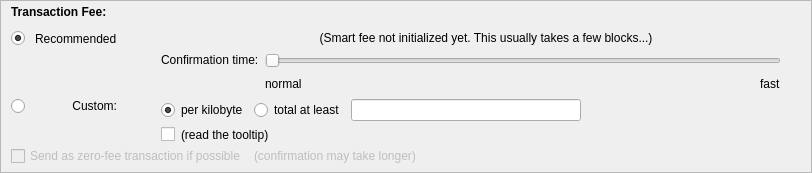
    <widget class="QFrame" name="frameFee">
     <property name="sizePolicy">
      <sizepolicy hsizetype="Expanding" vsizetype="Expanding">
       <horstretch>0</horstretch>
       <verstretch>0</verstretch>
      </sizepolicy>
     </property>
     <property name="maximumSize">
      <size>
       <width>16777215</width>
       <height>16777215</height>
      </size>
     </property>
     <property name="frameShape">
      <enum>QFrame::StyledPanel</enum>
     </property>
     <property name="frameShadow">
      <enum>QFrame::Sunken</enum>
     </property>
     <layout class="QVBoxLayout" name="verticalLayoutFee1">
      <property name="spacing">
       <number>0</number>
      </property>
      <property name="leftMargin">
       <number>0</number>
      </property>
      <property name="topMargin">
       <number>0</number>
      </property>
      <property name="rightMargin">
       <number>0</number>
      </property>
      <property name="bottomMargin">
       <number>0</number>
      </property>
      <item>
       <layout class="QVBoxLayout" name="verticalLayoutFee2" stretch="0,0,0">
        <property name="spacing">
         <number>0</number>
        </property>
        <property name="leftMargin">
         <number>10</number>
        </property>
        <property name="topMargin">
         <number>0</number>
        </property>
        <item>
         <layout class="QHBoxLayout" name="horizontalLayoutFee1">
          <property name="bottomMargin">
           <number>0</number>
          </property>
          <item>
           <layout class="QVBoxLayout" name="verticalLayoutFee7">
            <property name="spacing">
             <number>0</number>
            </property>
            <item>
             <spacer name="verticalSpacerSmartFee">
              <property name="orientation">
               <enum>Qt::Vertical</enum>
              </property>
              <property name="sizeType">
               <enum>QSizePolicy::Fixed</enum>
              </property>
              <property name="sizeHint" stdset="0">
               <size>
                <width>1</width>
                <height>4</height>
               </size>
              </property>
             </spacer>
            </item>
            <item>
             <layout class="QHBoxLayout" name="horizontalLayoutSmartFee">
              <property name="spacing">
               <number>10</number>
              </property>
              <item>
               <widget class="QLabel" name="labelFeeHeadline">
                <property name="sizePolicy">
                 <sizepolicy hsizetype="Preferred" vsizetype="Maximum">
                  <horstretch>0</horstretch>
                  <verstretch>0</verstretch>
                 </sizepolicy>
                </property>
                <property name="font">
                 <font>
                  <weight>75</weight>
                  <bold>true</bold>
                 </font>
                </property>
                <property name="styleSheet">
                 <string notr="true">font-weight:bold;</string>
                </property>
                <property name="text">
                 <string>Transaction Fee:</string>
                </property>
               </widget>
              </item>
              <item>
               <widget class="QLabel" name="labelFeeMinimized">
                <property name="text">
                 <string/>
                </property>
               </widget>
              </item>
             </layout>
            </item>
            <item>
             <spacer name="verticalSpacer_5">
              <property name="orientation">
               <enum>Qt::Vertical</enum>
              </property>
              <property name="sizeHint" stdset="0">
               <size>
                <width>1</width>
                <height>1</height>
               </size>
              </property>
             </spacer>
            </item>
           </layout>
          </item>
          <item>
           <spacer name="horizontalSpacer_4">
            <property name="orientation">
             <enum>Qt::Horizontal</enum>
            </property>
            <property name="sizeHint" stdset="0">
             <size>
              <width>40</width>
              <height>20</height>
             </size>
            </property>
           </spacer>
          </item>
         </layout>
        </item>
        <item>
         <widget class="QFrame" name="frameFeeSelection">
          <layout class="QVBoxLayout" name="verticalLayoutFee12">
           <property name="spacing">
            <number>0</number>
           </property>
           <property name="leftMargin">
            <number>0</number>
           </property>
           <property name="topMargin">
            <number>0</number>
           </property>
           <property name="rightMargin">
            <number>0</number>
           </property>
           <property name="bottomMargin">
            <number>0</number>
           </property>
           <item>
            <layout class="QGridLayout" name="gridLayoutFee">
             <property name="topMargin">
              <number>10</number>
             </property>
             <property name="bottomMargin">
              <number>4</number>
             </property>
             <property name="horizontalSpacing">
              <number>10</number>
             </property>
             <property name="verticalSpacing">
              <number>4</number>
             </property>
             <item row="2" column="4">
              <layout class="QVBoxLayout" name="verticalLayoutFee8">
               <property name="spacing">
                <number>6</number>
               </property>
               <item>
                <layout class="QHBoxLayout" name="horizontalLayoutFee13">
                 <item>
                  <widget class="QRadioButton" name="radioCustomPerKilobyte">
                   <property name="toolTip">
                    <string>If the custom fee is set to 1000 uAUHs and the transaction is only 250 bytes, then &quot;per kilobyte&quot; only pays 250 uAUHs in fee,&lt;br /&gt;while &quot;at least&quot; pays 1000 uAUHs. For transactions bigger than a kilobyte both pay by kilobyte.</string>
                   </property>
                   <property name="text">
                    <string>per kilobyte</string>
                   </property>
                   <property name="checked">
                    <bool>true</bool>
                   </property>
                   <attribute name="buttonGroup">
                    <string notr="true">groupCustomFee</string>
                   </attribute>
                  </widget>
                 </item>
                 <item>
                  <widget class="QRadioButton" name="radioCustomAtLeast">
                   <property name="toolTip">
                    <string>If the custom fee is set to 1000 uAUHs and the transaction is only 250 bytes, then &quot;per kilobyte&quot; only pays 250 uAUHs in fee,&lt;br /&gt;while &quot;total at least&quot; pays 1000 uAUHs. For transactions bigger than a kilobyte both pay by kilobyte.</string>
                   </property>
                   <property name="text">
                    <string>total at least</string>
                   </property>
                   <attribute name="buttonGroup">
                    <string notr="true">groupCustomFee</string>
                   </attribute>
                  </widget>
                 </item>
                 <item>
                  <widget class="BitcoinAmountField" name="customFee"/>
                 </item>
                 <item>
                  <spacer name="horizontalSpacer_6">
                   <property name="orientation">
                    <enum>Qt::Horizontal</enum>
                   </property>
                   <property name="sizeHint" stdset="0">
                    <size>
                     <width>1</width>
                     <height>1</height>
                    </size>
                   </property>
                  </spacer>
                 </item>
                </layout>
               </item>
               <item>
                <layout class="QHBoxLayout" name="horizontalLayoutFee8">
                 <item>
                  <widget class="QCheckBox" name="checkBoxMinimumFee">
                   <property name="toolTip">
                    <string>Paying only the minimum fee is just fine as long as there is less transaction volume than space in the blocks.&lt;br /&gt;But be aware that this can end up in a never confirming transaction once there is more demand for AUH transactions than the network can process.</string>
                   </property>
                   <property name="text">
                    <string/>
                   </property>
                  </widget>
                 </item>
                 <item>
                  <widget class="QLabel" name="labelMinFeeWarning">
                   <property name="enabled">
                    <bool>true</bool>
                   </property>
                   <property name="toolTip">
                    <string>Paying only the minimum fee is just fine as long as there is less transaction volume than space in the blocks.&lt;br /&gt;But be aware that this can end up in a never confirming transaction once there is more demand for AUH transactions than the network can process.</string>
                   </property>
                   <property name="text">
                    <string>(read the tooltip)</string>
                   </property>
                   <property name="margin">
                    <number>5</number>
                   </property>
                  </widget>
                 </item>
                 <item>
                  <spacer name="horizontalSpacer_2">
                   <property name="orientation">
                    <enum>Qt::Horizontal</enum>
                   </property>
                   <property name="sizeHint" stdset="0">
                    <size>
                     <width>1</width>
                     <height>1</height>
                    </size>
                   </property>
                  </spacer>
                 </item>
                </layout>
               </item>
              </layout>
             </item>
             <item row="1" column="0">
              <layout class="QVBoxLayout" name="verticalLayoutFee4" stretch="1">
               <item>
                <spacer name="verticalSpacer_2">
                 <property name="orientation">
                  <enum>Qt::Vertical</enum>
                 </property>
                 <property name="sizeHint" stdset="0">
                  <size>
                   <width>1</width>
                   <height>1</height>
                  </size>
                 </property>
                </spacer>
               </item>
              </layout>
             </item>
             <item row="2" column="0">
              <layout class="QVBoxLayout" name="verticalLayoutFee9" stretch="0,1">
               <item>
                <widget class="QRadioButton" name="radioCustomFee">
                 <property name="text">
                  <string/>
                 </property>
                 <attribute name="buttonGroup">
                  <string notr="true">groupFee</string>
                 </attribute>
                </widget>
               </item>
               <item>
                <spacer name="verticalSpacer_6">
                 <property name="orientation">
                  <enum>Qt::Vertical</enum>
                 </property>
                 <property name="sizeHint" stdset="0">
                  <size>
                   <width>1</width>
                   <height>1</height>
                  </size>
                 </property>
                </spacer>
               </item>
              </layout>
             </item>
             <item row="1" column="4">
              <layout class="QVBoxLayout" name="verticalLayoutFee3" stretch="0,0,1">
               <property name="spacing">
                <number>6</number>
               </property>
               <property name="topMargin">
                <number>2</number>
               </property>
               <item>
                <layout class="QHBoxLayout" name="horizontalLayoutFee12">
                 <item>
                  <spacer name="horizontalSpacer_5">
                   <property name="orientation">
                    <enum>Qt::Horizontal</enum>
                   </property>
                   <property name="sizeHint" stdset="0">
                    <size>
                     <width>1</width>
                     <height>1</height>
                    </size>
                   </property>
                  </spacer>
                 </item>
                </layout>
               </item>
               <item>
                <layout class="QHBoxLayout" name="horizontalLayoutFee9">
                 <item>
                  <layout class="QVBoxLayout" name="verticalLayoutFee6">
                   <item>
                    <widget class="QLabel" name="labelSmartFee3">
                     <property name="text">
                      <string>Confirmation time:</string>
                     </property>
                     <property name="margin">
                      <number>2</number>
                     </property>
                    </widget>
                   </item>
                   <item>
                    <spacer name="verticalSpacer_3">
                     <property name="orientation">
                      <enum>Qt::Vertical</enum>
                     </property>
                     <property name="sizeHint" stdset="0">
                      <size>
                       <width>1</width>
                       <height>1</height>
                      </size>
                     </property>
                    </spacer>
                   </item>
                  </layout>
                 </item>
                 <item>
                  <layout class="QVBoxLayout" name="verticalLayoutFee5">
                   <property name="rightMargin">
                    <number>30</number>
                   </property>
                   <item>
                    <widget class="QSlider" name="sliderSmartFee">
                     <property name="minimum">
                      <number>0</number>
                     </property>
                     <property name="maximum">
                      <number>24</number>
                     </property>
                     <property name="pageStep">
                      <number>1</number>
                     </property>
                     <property name="value">
                      <number>0</number>
                     </property>
                     <property name="orientation">
                      <enum>Qt::Horizontal</enum>
                     </property>
                     <property name="invertedAppearance">
                      <bool>false</bool>
                     </property>
                     <property name="invertedControls">
                      <bool>false</bool>
                     </property>
                     <property name="tickPosition">
                      <enum>QSlider::NoTicks</enum>
                     </property>
                    </widget>
                   </item>
                   <item>
                    <layout class="QHBoxLayout" name="horizontalLayoutFee10">
                     <item>
                      <widget class="QLabel" name="labelSmartFeeNormal">
                       <property name="text">
                        <string>normal</string>
                       </property>
                      </widget>
                     </item>
                     <item>
                      <spacer name="horizontalSpacer_3">
                       <property name="orientation">
                        <enum>Qt::Horizontal</enum>
                       </property>
                       <property name="sizeHint" stdset="0">
                        <size>
                         <width>40</width>
                         <height>20</height>
                        </size>
                       </property>
                      </spacer>
                     </item>
                     <item>
                      <widget class="QLabel" name="labelSmartFeeFast">
                       <property name="text">
                        <string>fast</string>
                       </property>
                      </widget>
                     </item>
                    </layout>
                   </item>
                  </layout>
                 </item>
                </layout>
               </item>
               <item>
                <spacer name="verticalSpacer_4">
                 <property name="orientation">
                  <enum>Qt::Vertical</enum>
                 </property>
                 <property name="sizeHint" stdset="0">
                  <size>
                   <width>1</width>
                   <height>1</height>
                  </size>
                 </property>
                </spacer>
               </item>
              </layout>
             </item>
             <item row="0" column="1">
              <widget class="QLabel" name="labelSmartFee_2">
               <property name="text">
                <string>Recommended</string>
               </property>
              </widget>
             </item>
             <item row="0" column="0">
              <widget class="QRadioButton" name="radioSmartFee">
               <property name="text">
                <string/>
               </property>
               <property name="checked">
                <bool>true</bool>
               </property>
               <attribute name="buttonGroup">
                <string notr="true">groupFee</string>
               </attribute>
              </widget>
             </item>
             <item row="2" column="1">
              <widget class="QLabel" name="labelCustomFee">
               <property name="text">
                <string>Custom:</string>
               </property>
               <property name="alignment">
                <set>Qt::AlignRight|Qt::AlignTop|Qt::AlignTrailing</set>
               </property>
              </widget>
             </item>
             <item row="0" column="2">
              <widget class="QLabel" name="labelSmartFee">
               <property name="text">
                <string/>
               </property>
               <property name="margin">
                <number>2</number>
               </property>
              </widget>
             </item>
             <item row="0" column="3">
              <widget class="QLabel" name="labelFeeEstimation">
               <property name="text">
                <string/>
               </property>
              </widget>
             </item>
             <item row="0" column="4">
              <widget class="QLabel" name="labelSmartFee2">
               <property name="text">
                <string>(Smart fee not initialized yet. This usually takes a few blocks...)</string>
               </property>
               <property name="alignment">
                <set>Qt::AlignHCenter</set>
               </property>
               <property name="wordWrap">
                <bool>true</bool>
               </property>
               <property name="margin">
                <number>2</number>
               </property>
              </widget>
             </item>
            </layout>
           </item>
           <item>
            <layout class="QHBoxLayout" name="horizontalLayoutFee5" stretch="0,0,0">
             <property name="spacing">
              <number>8</number>
             </property>
             <property name="bottomMargin">
              <number>4</number>
             </property>
             <item>
              <widget class="QCheckBox" name="checkBoxFreeTx">
               <property name="enabled">
                <bool>false</bool>
               </property>
               <property name="mouseTracking">
                <bool>true</bool>
               </property>
               <property name="text">
                <string>Send as zero-fee transaction if possible</string>
               </property>
              </widget>
             </item>
             <item>
              <widget class="QLabel" name="labelFreeTx">
               <property name="enabled">
                <bool>false</bool>
               </property>
               <property name="text">
                <string>(confirmation may take longer)</string>
               </property>
               <property name="margin">
                <number>5</number>
               </property>
              </widget>
             </item>
             <item>
              <spacer name="horizontalSpacerFee5">
               <property name="orientation">
                <enum>Qt::Horizontal</enum>
               </property>
               <property name="sizeHint" stdset="0">
                <size>
                 <width>1</width>
                 <height>1</height>
                </size>
               </property>
              </spacer>
             </item>
            </layout>
           </item>
           <item>
            <spacer name="verticalSpacerFee2">
             <property name="orientation">
              <enum>Qt::Vertical</enum>
             </property>
             <property name="sizeHint" stdset="0">
              <size>
               <width>1</width>
               <height>1</height>
              </size>
             </property>
            </spacer>
           </item>
          </layout>
         </widget>
        </item>
        <item>
         <spacer name="verticalSpacerFee">
          <property name="orientation">
           <enum>Qt::Vertical</enum>
          </property>
          <property name="sizeHint" stdset="0">
           <size>
            <width>800</width>
            <height>1</height>
           </size>
          </property>
         </spacer>
        </item>
       </layout>
      </item>
     </layout>
    </widget>
